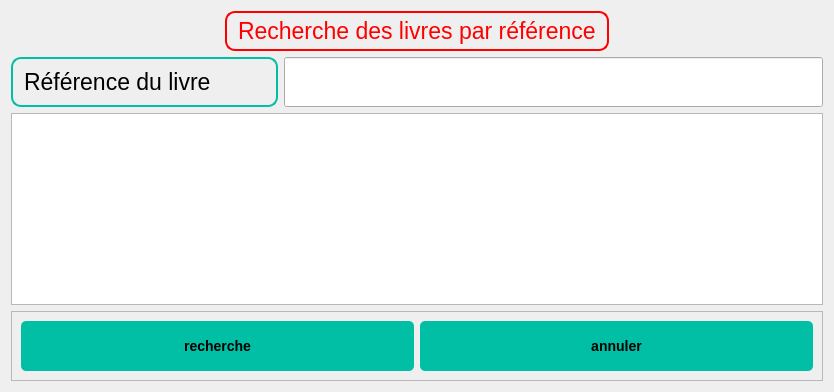
<?xml version="1.0" encoding="UTF-8"?>
<ui version="4.0">
 <class>Dialog</class>
 <widget class="QDialog" name="Dialog">
  <property name="geometry">
   <rect>
    <x>0</x>
    <y>0</y>
    <width>834</width>
    <height>392</height>
   </rect>
  </property>
  <property name="windowTitle">
   <string>Dialog</string>
  </property>
  <property name="styleSheet">
   <string notr="true">QLabel {
    background-color: none;
    border: 2px solid #00BFA5;
    border-radius: 10px;
    padding: 5px;
    color: #000000;
    font-size: 17pt;
    font-family: Arial, sans-serif;
}
QPushButton {
    font-family: &quot;Arial&quot;, sans-serif;
    font-size: 14px;
    font-weight: bold;
    color: #000000;
    background-color: #00BFA5;
    border: none;
    border-radius: 5px;
    padding: 8px 16px;
    text-align: center;
    text-transform: uppercase;
}

QPushButton:hover {
    background-color: #009980;
}
</string>
  </property>
  <layout class="QGridLayout" name="gridLayout">
   <item row="1" column="0">
    <widget class="QLabel" name="label">
     <property name="text">
      <string>Référence du livre</string>
     </property>
    </widget>
   </item>
   <item row="5" column="0" colspan="3">
    <widget class="QTableView" name="tableView"/>
   </item>
   <item row="1" column="1" colspan="2">
    <widget class="QLineEdit" name="lineEdit">
     <property name="minimumSize">
      <size>
       <width>0</width>
       <height>50</height>
      </size>
     </property>
    </widget>
   </item>
   <item row="0" column="0" colspan="3" alignment="Qt::AlignHCenter">
    <widget class="QLabel" name="label_2">
     <property name="styleSheet">
      <string notr="true">
QLabel {
  background-color: none;
  border: 2px solid red;
  border-radius: 10px;
  padding: 5px;
  color: red;
  font-size: 17pt;
  font-family: Arial, sans-serif;
  

}
</string>
     </property>
     <property name="text">
      <string>Recherche des livres par référence</string>
     </property>
    </widget>
   </item>
   <item row="6" column="0" colspan="3">
    <widget class="QFrame" name="frame">
     <property name="frameShape">
      <enum>QFrame::StyledPanel</enum>
     </property>
     <property name="frameShadow">
      <enum>QFrame::Raised</enum>
     </property>
     <layout class="QGridLayout" name="gridLayout_2">
      <item row="0" column="0">
       <widget class="QPushButton" name="pushButton">
        <property name="minimumSize">
         <size>
          <width>0</width>
          <height>50</height>
         </size>
        </property>
        <property name="styleSheet">
         <string notr="true">/* Buttons */
QPushButton {
    font-family: &quot;Arial&quot;, sans-serif;
    font-size: 14px;
    font-weight: bold;
    color: #000000; /* Black text color */
    background-color: #00BFA5; /* Teal button background color */
    border: none;
    border-radius: 5px;
    padding: 8px 16px;
    text-align: center; /* Center align button text */
    text-transform: uppercase; /* Uppercase button text */
}

QPushButton:hover {
    background-color: #009980; /* Darker teal button background color on hover */
}</string>
        </property>
        <property name="text">
         <string>recherche</string>
        </property>
       </widget>
      </item>
      <item row="0" column="1">
       <widget class="QPushButton" name="pushButton_2">
        <property name="minimumSize">
         <size>
          <width>0</width>
          <height>50</height>
         </size>
        </property>
        <property name="styleSheet">
         <string notr="true">/* Buttons */
QPushButton {
    font-family: &quot;Arial&quot;, sans-serif;
    font-size: 14px;
    font-weight: bold;
    color: #000000; /* Black text color */
    background-color: #00BFA5; /* Teal button background color */
    border: none;
    border-radius: 5px;
    padding: 8px 16px;
    text-align: center; /* Center align button text */
    text-transform: uppercase; /* Uppercase button text */
}

QPushButton:hover {
    background-color: #009980; /* Darker teal button background color on hover */
}</string>
        </property>
        <property name="text">
         <string>annuler</string>
        </property>
       </widget>
      </item>
     </layout>
    </widget>
   </item>
  </layout>
 </widget>
 <resources/>
 <connections/>
</ui>
